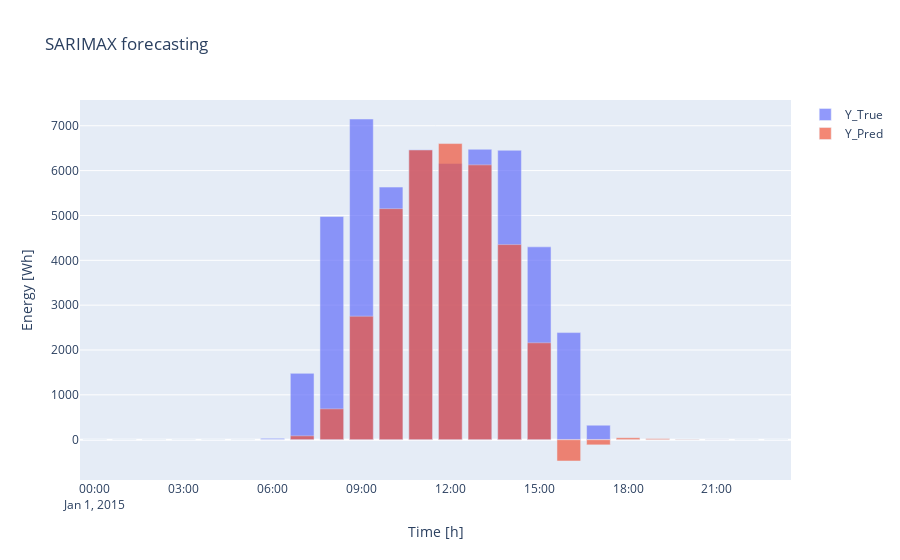

Notebook source saved alongside this figure:
### Code cell
#ONE DAY PRED
print("ONE DAY SARMAX eval.....")
test_size = 24
start_time = time.time()
predictions = sarima.predict(
        exog=exogenous_test[:test_size],
        start=0, end=test_size-1)
end_time = time.time()
print(f"EVAL TIME[s]: {end_time-start_time}")

results = pd.DataFrame().from_dict({"Y_True": test[:test_size], "Y_Pred": predictions})
results.index = date_time[:test_size]
print(results)
show_result(results, "SARIMAX forecasting", "Time [h]", "Energy [Wh]", 'sarima/sarima_results.html')

### Figure 1 — Plotly figure (JSON) as saved in the notebook; plotly's stock layout.template omitted (floating-point values rounded to 4 significant figures)
{"data": [{"name": "Y_True", "opacity": 0.7, "type": "bar", "x": ["2015-01-01T00:00:00", "2015-01-01T01:00:00", "2015-01-01T02:00:00", "2015-01-01T03:00:00", "2015-01-01T04:00:00", "2015-01-01T05:00:00", "2015-01-01T06:00:00", "2015-01-01T07:00:00", "2015-01-01T08:00:00", "2015-01-01T09:00:00", "2015-01-01T10:00:00", "2015-01-01T11:00:00", "2015-01-01T12:00:00", "2015-01-01T13:00:00", "2015-01-01T14:00:00", "2015-01-01T15:00:00", "2015-01-01T16:00:00", "2015-01-01T17:00:00", "2015-01-01T18:00:00", "2015-01-01T19:00:00", "2015-01-01T20:00:00", "2015-01-01T21:00:00", "2015-01-01T22:00:00", "2015-01-01T23:00:00"], "y": [0, 0, 0, 0, 0, 0, 29.95, 1479.0, 4976.0, 7151.0, 5633.0, 6467.0, 6161.0, 6476.0, 6454.0, 4300.0, 2388.0, 322.1, 0.024, 0, 0, 0, 0, 0]}, {"name": "Y_Pred", "opacity": 0.7, "type": "bar", "x": ["2015-01-01T00:00:00", "2015-01-01T01:00:00", "2015-01-01T02:00:00", "2015-01-01T03:00:00", "2015-01-01T04:00:00", "2015-01-01T05:00:00", "2015-01-01T06:00:00", "2015-01-01T07:00:00", "2015-01-01T08:00:00", "2015-01-01T09:00:00", "2015-01-01T10:00:00", "2015-01-01T11:00:00", "2015-01-01T12:00:00", "2015-01-01T13:00:00", "2015-01-01T14:00:00", "2015-01-01T15:00:00", "2015-01-01T16:00:00", "2015-01-01T17:00:00", "2015-01-01T18:00:00", "2015-01-01T19:00:00", "2015-01-01T20:00:00", "2015-01-01T21:00:00", "2015-01-01T22:00:00", "2015-01-01T23:00:00"], "y": [0, 0, 0, 0, 0, 0, 0, 85.97, 687.8, 2754.0, 5152.0, 6460.0, 6603.0, 6129.0, 4351.0, 2161.0, -475.6, -116.0, 42.14, 23.69, 7.175, 1.552, 0.2204, 0.0008563]}], "layout": {"autosize": true, "barmode": "overlay", "title": {"text": "SARIMAX forecasting"}, "xaxis": {"autorange": true, "range": ["2014-12-31 23:30", "2015-01-01 23:30"], "title": {"text": "Time [h]"}, "type": "date"}, "yaxis": {"autorange": true, "range": [-899.3, 7575.0], "title": {"text": "Energy [Wh]"}, "type": "linear"}}}
